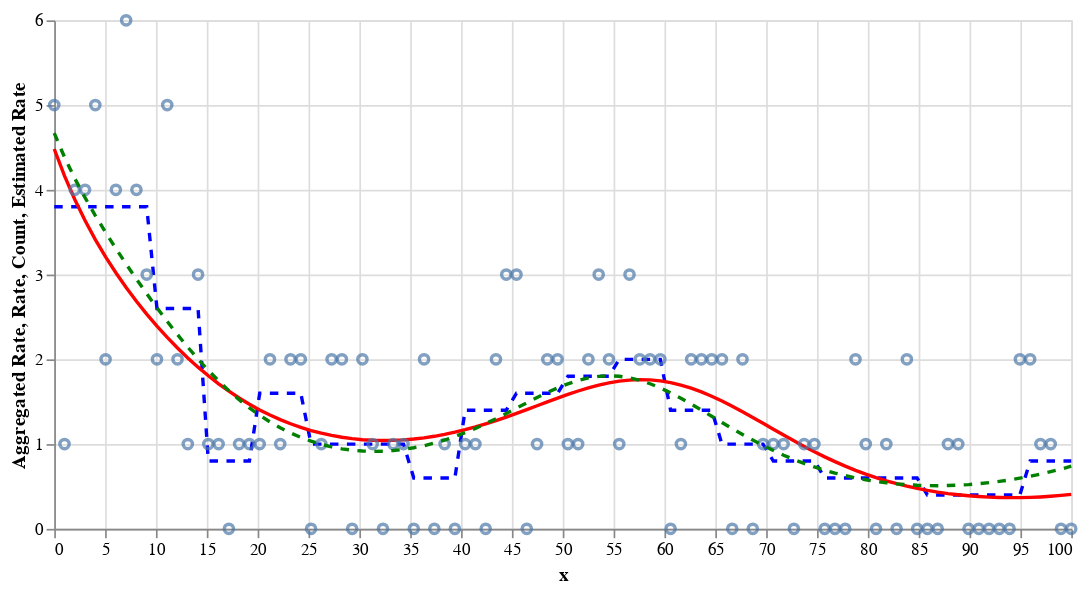

Notebook cell for this chart:
### Code cell
df_plot['rate_est'] = df_sum['mean'].values

rate = (
  alt.Chart(df_plot)
  .mark_line(color='red')
  .encode(
		x=alt.X('x', title='x'),
		y=alt.Y('rate', title='Rate'),
	)
)

rate_est = (
  alt.Chart(df_plot)
	.mark_line(color='green', strokeDash=[5, 5])  # Changed
	.encode(
		x=alt.X('x', title='x'),
		y=alt.Y('rate_est', title='Estimated Rate'),
	)
)

count = alt.Chart(df_plot).mark_point().encode(
	x=alt.X('x', title='x'),
	y=alt.Y('y', title='Count'),
)

rate_agg = (
  alt.Chart(df_plot)
  .mark_line(color='blue', strokeDash=[5, 5])  # Changed color and added dashed line to distinguish
  .encode(
		x=alt.X('x', title='x'),
		y=alt.Y('rate_agg', title='Aggregated Rate'),
	)
)

(rate_agg + rate + count + rate_est).properties(width=600)

### Figure 1 — Vega-Lite specification as saved in the notebook (floating-point values rounded to 4 significant figures)
{"config": {"view": {"continuousWidth": 300, "continuousHeight": 300}}, "layer": [{"mark": {"type": "line", "color": "blue", "strokeDash": [5, 5]}, "encoding": {"x": {"field": "x", "title": "x", "type": "quantitative"}, "y": {"field": "rate_agg", "title": "Aggregated Rate", "type": "quantitative"}}}, {"mark": {"type": "line", "color": "red"}, "encoding": {"x": {"field": "x", "title": "x", "type": "quantitative"}, "y": {"field": "rate", "title": "Rate", "type": "quantitative"}}}, {"mark": {"type": "point"}, "encoding": {"x": {"field": "x", "title": "x", "type": "quantitative"}, "y": {"field": "y", "title": "Count", "type": "quantitative"}}}, {"mark": {"type": "line", "color": "green", "strokeDash": [5, 5]}, "encoding": {"x": {"field": "x", "title": "x", "type": "quantitative"}, "y": {"field": "rate_est", "title": "Estimated Rate", "type": "quantitative"}}}], "data": {"name": "data-a94fd84e2af83c9605d53858061dd8cf"}, "width": 600, "$schema": "https://vega.github.io/schema/vega-lite/v5.20.1.json", "datasets": {"data-a94fd84e2af83c9605d53858061dd8cf": [{"x": 0.0, "log_exposure": 1.0, "f": 0.5, "rate": 4.482, "y": 5, "y_agg": 19, "N": 5, "rate_agg": 3.8, "rate_est": 4.669}, {"x": 1.01, "log_exposure": 0.9039, "f": 0.5227, "rate": 4.165, "y": 1, "y_agg": 19, "N": 5, "rate_agg": 3.8, "rate_est": 4.385}, {"x": 2.02, "log_exposure": 0.8171, "f": 0.5403, "rate": 3.886, "y": 4, "y_agg": 19, "N": 5, "rate_agg": 3.8, "rate_est": 4.134}, {"x": 3.03, "log_exposure": 0.7386, "f": 0.5527, "rate": 3.637, "y": 4, "y_agg": 19, "N": 5, "rate_agg": 3.8, "rate_est": 3.907}, {"x": 4.04, "log_exposure": 0.6676, "f": 0.5601, "rate": 3.413, "y": 5, "y_agg": 19, "N": 5, "rate_agg": 3.8, "rate_est": 3.697}, {"x": 5.051, "log_exposure": 0.6035, "f": 0.5625, "rate": 3.209, "y": 2, "y_agg": 19, "N": 5, "rate_agg": 3.8, "rate_est": 3.498}, {"x": 6.061, "log_exposure": 0.5455, "f": 0.5602, "rate": 3.021, "y": 4, "y_agg": 19, "N": 5, "rate_agg": 3.8, "rate_est": 3.308}, {"x": 7.071, "log_exposure": 0.4931, "f": 0.5532, "rate": 2.847, "y": 6, "y_agg": 19, "N": 5, "rate_agg": 3.8, "rate_est": 3.125}, {"x": 8.081, "log_exposure": 0.4457, "f": 0.542, "rate": 2.685, "y": 4, "y_agg": 19, "N": 5, "rate_agg": 3.8, "rate_est": 2.948}, {"x": 9.091, "log_exposure": 0.4029, "f": 0.5268, "rate": 2.534, "y": 3, "y_agg": 19, "N": 5, "rate_agg": 3.8, "rate_est": 2.775}, {"x": 10.1, "log_exposure": 0.3642, "f": 0.5078, "rate": 2.392, "y": 2, "y_agg": 13, "N": 5, "rate_agg": 2.6, "rate_est": 2.608}, {"x": 11.11, "log_exposure": 0.3292, "f": 0.4855, "rate": 2.259, "y": 5, "y_agg": 13, "N": 5, "rate_agg": 2.6, "rate_est": 2.447}, {"x": 12.12, "log_exposure": 0.2976, "f": 0.4603, "rate": 2.134, "y": 2, "y_agg": 13, "N": 5, "rate_agg": 2.6, "rate_est": 2.292}, {"x": 13.13, "log_exposure": 0.269, "f": 0.4326, "rate": 2.017, "y": 1, "y_agg": 13, "N": 5, "rate_agg": 2.6, "rate_est": 2.143}, {"x": 14.14, "log_exposure": 0.2431, "f": 0.4028, "rate": 1.908, "y": 3, "y_agg": 13, "N": 5, "rate_agg": 2.6, "rate_est": 2.003}, {"x": 15.15, "log_exposure": 0.2198, "f": 0.3714, "rate": 1.806, "y": 1, "y_agg": 4, "N": 5, "rate_agg": 0.8, "rate_est": 1.87}, {"x": 16.16, "log_exposure": 0.1987, "f": 0.3388, "rate": 1.712, "y": 1, "y_agg": 4, "N": 5, "rate_agg": 0.8, "rate_est": 1.746}, {"x": 17.17, "log_exposure": 0.1796, "f": 0.3055, "rate": 1.624, "y": 0, "y_agg": 4, "N": 5, "rate_agg": 0.8, "rate_est": 1.63}, {"x": 18.18, "log_exposure": 0.1623, "f": 0.272, "rate": 1.544, "y": 1, "y_agg": 4, "N": 5, "rate_agg": 0.8, "rate_est": 1.524}, {"x": 19.19, "log_exposure": 0.1467, "f": 0.2388, "rate": 1.47, "y": 1, "y_agg": 4, "N": 5, "rate_agg": 0.8, "rate_est": 1.427}, {"x": 20.2, "log_exposure": 0.1326, "f": 0.2062, "rate": 1.403, "y": 1, "y_agg": 8, "N": 5, "rate_agg": 1.6, "rate_est": 1.34}, {"x": 21.21, "log_exposure": 0.1199, "f": 0.1748, "rate": 1.343, "y": 2, "y_agg": 8, "N": 5, "rate_agg": 1.6, "rate_est": 1.262}, {"x": 22.22, "log_exposure": 0.1084, "f": 0.1449, "rate": 1.288, "y": 1, "y_agg": 8, "N": 5, "rate_agg": 1.6, "rate_est": 1.192}, {"x": 23.23, "log_exposure": 0.09796, "f": 0.117, "rate": 1.24, "y": 2, "y_agg": 8, "N": 5, "rate_agg": 1.6, "rate_est": 1.131}, {"x": 24.24, "log_exposure": 0.08855, "f": 0.09141, "rate": 1.197, "y": 2, "y_agg": 8, "N": 5, "rate_agg": 1.6, "rate_est": 1.079}, {"x": 25.25, "log_exposure": 0.08004, "f": 0.06845, "rate": 1.16, "y": 0, "y_agg": 5, "N": 5, "rate_agg": 1.0, "rate_est": 1.034}, {"x": 26.26, "log_exposure": 0.07235, "f": 0.04843, "rate": 1.128, "y": 1, "y_agg": 5, "N": 5, "rate_agg": 1.0, "rate_est": 0.997}, {"x": 27.27, "log_exposure": 0.0654, "f": 0.03161, "rate": 1.102, "y": 2, "y_agg": 5, "N": 5, "rate_agg": 1.0, "rate_est": 0.967}, {"x": 28.28, "log_exposure": 0.05911, "f": 0.01822, "rate": 1.08, "y": 2, "y_agg": 5, "N": 5, "rate_agg": 1.0, "rate_est": 0.944}, {"x": 29.29, "log_exposure": 0.05343, "f": 0.008411, "rate": 1.064, "y": 0, "y_agg": 5, "N": 5, "rate_agg": 1.0, "rate_est": 0.928}, {"x": 30.3, "log_exposure": 0.0483, "f": 0.002319, "rate": 1.052, "y": 2, "y_agg": 5, "N": 5, "rate_agg": 1.0, "rate_est": 0.918}, {"x": 31.31, "log_exposure": 0.04366, "f": 1.981e-05, "rate": 1.045, "y": 1, "y_agg": 5, "N": 5, "rate_agg": 1.0, "rate_est": 0.914}, {"x": 32.32, "log_exposure": 0.03947, "f": 0.001542, "rate": 1.042, "y": 0, "y_agg": 5, "N": 5, "rate_agg": 1.0, "rate_est": 0.916}, {"x": 33.33, "log_exposure": 0.03567, "f": 0.006867, "rate": 1.043, "y": 1, "y_agg": 5, "N": 5, "rate_agg": 1.0, "rate_est": 0.924}, {"x": 34.34, "log_exposure": 0.03225, "f": 0.01593, "rate": 1.049, "y": 1, "y_agg": 5, "N": 5, "rate_agg": 1.0, "rate_est": 0.937}, {"x": 35.35, "log_exposure": 0.02915, "f": 0.0286, "rate": 1.059, "y": 0, "y_agg": 3, "N": 5, "rate_agg": 0.6, "rate_est": 0.957}, {"x": 36.36, "log_exposure": 0.02635, "f": 0.04474, "rate": 1.074, "y": 2, "y_agg": 3, "N": 5, "rate_agg": 0.6, "rate_est": 0.981}, {"x": 37.37, "log_exposure": 0.02382, "f": 0.06412, "rate": 1.092, "y": 0, "y_agg": 3, "N": 5, "rate_agg": 0.6, "rate_est": 1.012}, {"x": 38.38, "log_exposure": 0.02153, "f": 0.08651, "rate": 1.114, "y": 1, "y_agg": 3, "N": 5, "rate_agg": 0.6, "rate_est": 1.047}, {"x": 39.39, "log_exposure": 0.01946, "f": 0.1116, "rate": 1.14, "y": 0, "y_agg": 3, "N": 5, "rate_agg": 0.6, "rate_est": 1.089}, {"x": 40.4, "log_exposure": 0.01759, "f": 0.1391, "rate": 1.17, "y": 1, "y_agg": 7, "N": 5, "rate_agg": 1.4, "rate_est": 1.135}, {"x": 41.41, "log_exposure": 0.0159, "f": 0.1686, "rate": 1.203, "y": 1, "y_agg": 7, "N": 5, "rate_agg": 1.4, "rate_est": 1.186}, {"x": 42.42, "log_exposure": 0.01437, "f": 0.1997, "rate": 1.239, "y": 0, "y_agg": 7, "N": 5, "rate_agg": 1.4, "rate_est": 1.241}, {"x": 43.43, "log_exposure": 0.01299, "f": 0.2321, "rate": 1.278, "y": 2, "y_agg": 7, "N": 5, "rate_agg": 1.4, "rate_est": 1.299}, {"x": 44.44, "log_exposure": 0.01174, "f": 0.2652, "rate": 1.319, "y": 3, "y_agg": 7, "N": 5, "rate_agg": 1.4, "rate_est": 1.361}, {"x": 45.45, "log_exposure": 0.01062, "f": 0.2987, "rate": 1.363, "y": 3, "y_agg": 8, "N": 5, "rate_agg": 1.6, "rate_est": 1.424}, {"x": 46.46, "log_exposure": 0.009595, "f": 0.3321, "rate": 1.407, "y": 0, "y_agg": 8, "N": 5, "rate_agg": 1.6, "rate_est": 1.487}, {"x": 47.47, "log_exposure": 0.008674, "f": 0.3648, "rate": 1.453, "y": 1, "y_agg": 8, "N": 5, "rate_agg": 1.6, "rate_est": 1.55}, {"x": 48.48, "log_exposure": 0.00784, "f": 0.3965, "rate": 1.498, "y": 2, "y_agg": 8, "N": 5, "rate_agg": 1.6, "rate_est": 1.609}, {"x": 49.49, "log_exposure": 0.007087, "f": 0.4267, "rate": 1.543, "y": 2, "y_agg": 8, "N": 5, "rate_agg": 1.6, "rate_est": 1.663}, {"x": 50.51, "log_exposure": 0.006406, "f": 0.4549, "rate": 1.586, "y": 1, "y_agg": 9, "N": 5, "rate_agg": 1.8, "rate_est": 1.711}, {"x": 51.52, "log_exposure": 0.005791, "f": 0.4806, "rate": 1.626, "y": 1, "y_agg": 9, "N": 5, "rate_agg": 1.8, "rate_est": 1.751}, {"x": 52.53, "log_exposure": 0.005234, "f": 0.5035, "rate": 1.663, "y": 2, "y_agg": 9, "N": 5, "rate_agg": 1.8, "rate_est": 1.781}, {"x": 53.54, "log_exposure": 0.004731, "f": 0.5232, "rate": 1.695, "y": 3, "y_agg": 9, "N": 5, "rate_agg": 1.8, "rate_est": 1.799}, {"x": 54.55, "log_exposure": 0.004277, "f": 0.5392, "rate": 1.722, "y": 2, "y_agg": 9, "N": 5, "rate_agg": 1.8, "rate_est": 1.806}, {"x": 55.56, "log_exposure": 0.003866, "f": 0.5513, "rate": 1.742, "y": 1, "y_agg": 10, "N": 5, "rate_agg": 2.0, "rate_est": 1.8}, {"x": 56.57, "log_exposure": 0.003494, "f": 0.5591, "rate": 1.755, "y": 3, "y_agg": 10, "N": 5, "rate_agg": 2.0, "rate_est": 1.782}, {"x": 57.58, "log_exposure": 0.003159, "f": 0.5624, "rate": 1.76, "y": 2, "y_agg": 10, "N": 5, "rate_agg": 2.0, "rate_est": 1.753}, {"x": 58.59, "log_exposure": 0.002855, "f": 0.561, "rate": 1.757, "y": 2, "y_agg": 10, "N": 5, "rate_agg": 2.0, "rate_est": 1.712}, {"x": 59.6, "log_exposure": 0.002581, "f": 0.5546, "rate": 1.746, "y": 2, "y_agg": 10, "N": 5, "rate_agg": 2.0, "rate_est": 1.662}, {"x": 60.61, "log_exposure": 0.002333, "f": 0.5432, "rate": 1.726, "y": 0, "y_agg": 7, "N": 5, "rate_agg": 1.4, "rate_est": 1.605}, {"x": 61.62, "log_exposure": 0.002109, "f": 0.5267, "rate": 1.697, "y": 1, "y_agg": 7, "N": 5, "rate_agg": 1.4, "rate_est": 1.541}, {"x": 62.63, "log_exposure": 0.001906, "f": 0.505, "rate": 1.66, "y": 2, "y_agg": 7, "N": 5, "rate_agg": 1.4, "rate_est": 1.472}, {"x": 63.64, "log_exposure": 0.001723, "f": 0.4783, "rate": 1.616, "y": 2, "y_agg": 7, "N": 5, "rate_agg": 1.4, "rate_est": 1.401}, {"x": 64.65, "log_exposure": 0.001558, "f": 0.4465, "rate": 1.565, "y": 2, "y_agg": 7, "N": 5, "rate_agg": 1.4, "rate_est": 1.328}, {"x": 65.66, "log_exposure": 0.001408, "f": 0.4098, "rate": 1.509, "y": 2, "y_agg": 5, "N": 5, "rate_agg": 1.0, "rate_est": 1.255}, {"x": 66.67, "log_exposure": 0.001273, "f": 0.3684, "rate": 1.447, "y": 0, "y_agg": 5, "N": 5, "rate_agg": 1.0, "rate_est": 1.183}, {"x": 67.68, "log_exposure": 0.00115, "f": 0.3225, "rate": 1.382, "y": 2, "y_agg": 5, "N": 5, "rate_agg": 1.0, "rate_est": 1.114}, {"x": 68.69, "log_exposure": 0.00104, "f": 0.2724, "rate": 1.315, "y": 0, "y_agg": 5, "N": 5, "rate_agg": 1.0, "rate_est": 1.047}, {"x": 69.7, "log_exposure": 0.0009399, "f": 0.2185, "rate": 1.245, "y": 1, "y_agg": 5, "N": 5, "rate_agg": 1.0, "rate_est": 0.984}, {"x": 70.71, "log_exposure": 0.0008496, "f": 0.161, "rate": 1.176, "y": 1, "y_agg": 4, "N": 5, "rate_agg": 0.8, "rate_est": 0.925}, {"x": 71.72, "log_exposure": 0.000768, "f": 0.1004, "rate": 1.106, "y": 1, "y_agg": 4, "N": 5, "rate_agg": 0.8, "rate_est": 0.869}, {"x": 72.73, "log_exposure": 0.0006942, "f": 0.03712, "rate": 1.039, "y": 0, "y_agg": 4, "N": 5, "rate_agg": 0.8, "rate_est": 0.818}, {"x": 73.74, "log_exposure": 0.0006275, "f": -0.02833, "rate": 0.9727, "y": 1, "y_agg": 4, "N": 5, "rate_agg": 0.8, "rate_est": 0.772}, {"x": 74.75, "log_exposure": 0.0005672, "f": -0.09547, "rate": 0.9095, "y": 1, "y_agg": 4, "N": 5, "rate_agg": 0.8, "rate_est": 0.73}, {"x": 75.76, "log_exposure": 0.0005127, "f": -0.1638, "rate": 0.8494, "y": 0, "y_agg": 3, "N": 5, "rate_agg": 0.6, "rate_est": 0.692}, {"x": 76.77, "log_exposure": 0.0004635, "f": -0.2327, "rate": 0.7927, "y": 0, "y_agg": 3, "N": 5, "rate_agg": 0.6, "rate_est": 0.658}, {"x": 77.78, "log_exposure": 0.0004189, "f": -0.3018, "rate": 0.7398, "y": 0, "y_agg": 3, "N": 5, "rate_agg": 0.6, "rate_est": 0.628}, {"x": 78.79, "log_exposure": 0.0003787, "f": -0.3703, "rate": 0.6908, "y": 2, "y_agg": 3, "N": 5, "rate_agg": 0.6, "rate_est": 0.601}, {"x": 79.8, "log_exposure": 0.0003423, "f": -0.4378, "rate": 0.6457, "y": 1, "y_agg": 3, "N": 5, "rate_agg": 0.6, "rate_est": 0.579}, {"x": 80.81, "log_exposure": 0.0003094, "f": -0.5037, "rate": 0.6045, "y": 0, "y_agg": 3, "N": 5, "rate_agg": 0.6, "rate_est": 0.559}, {"x": 81.82, "log_exposure": 0.0002797, "f": -0.5675, "rate": 0.5671, "y": 1, "y_agg": 3, "N": 5, "rate_agg": 0.6, "rate_est": 0.544}, {"x": 82.83, "log_exposure": 0.0002528, "f": -0.6286, "rate": 0.5335, "y": 0, "y_agg": 3, "N": 5, "rate_agg": 0.6, "rate_est": 0.531}, {"x": 83.84, "log_exposure": 0.0002285, "f": -0.6865, "rate": 0.5035, "y": 2, "y_agg": 3, "N": 5, "rate_agg": 0.6, "rate_est": 0.521}, {"x": 84.85, "log_exposure": 0.0002066, "f": -0.7407, "rate": 0.4769, "y": 0, "y_agg": 3, "N": 5, "rate_agg": 0.6, "rate_est": 0.514}, {"x": 85.86, "log_exposure": 0.0001867, "f": -0.7908, "rate": 0.4536, "y": 0, "y_agg": 2, "N": 5, "rate_agg": 0.4, "rate_est": 0.511}, {"x": 86.87, "log_exposure": 0.0001688, "f": -0.8363, "rate": 0.4334, "y": 0, "y_agg": 2, "N": 5, "rate_agg": 0.4, "rate_est": 0.509}, {"x": 87.88, "log_exposure": 0.0001526, "f": -0.8768, "rate": 0.4162, "y": 1, "y_agg": 2, "N": 5, "rate_agg": 0.4, "rate_est": 0.511}, {"x": 88.89, "log_exposure": 0.0001379, "f": -0.9121, "rate": 0.4017, "y": 1, "y_agg": 2, "N": 5, "rate_agg": 0.4, "rate_est": 0.515}, {"x": 89.9, "log_exposure": 0.0001247, "f": -0.9417, "rate": 0.39, "y": 0, "y_agg": 2, "N": 5, "rate_agg": 0.4, "rate_est": 0.522}, {"x": 90.91, "log_exposure": 0.0001127, "f": -0.9654, "rate": 0.3809, "y": 0, "y_agg": 2, "N": 5, "rate_agg": 0.4, "rate_est": 0.532}, {"x": 91.92, "log_exposure": 0.0001019, "f": -0.9831, "rate": 0.3742, "y": 0, "y_agg": 2, "N": 5, "rate_agg": 0.4, "rate_est": 0.545}, {"x": 92.93, "log_exposure": 9.207e-05, "f": -0.9946, "rate": 0.3699, "y": 0, "y_agg": 2, "N": 5, "rate_agg": 0.4, "rate_est": 0.56}, {"x": 93.94, "log_exposure": 8.323e-05, "f": -0.9997, "rate": 0.368, "y": 0, "y_agg": 2, "N": 5, "rate_agg": 0.4, "rate_est": 0.577}, {"x": 94.95, "log_exposure": 7.523e-05, "f": -0.9985, "rate": 0.3685, "y": 2, "y_agg": 2, "N": 5, "rate_agg": 0.4, "rate_est": 0.598}, {"x": 95.96, "log_exposure": 6.8e-05, "f": -0.9909, "rate": 0.3713, "y": 2, "y_agg": 4, "N": 5, "rate_agg": 0.8, "rate_est": 0.621}, {"x": 96.97, "log_exposure": 6.147e-05, "f": -0.977, "rate": 0.3765, "y": 1, "y_agg": 4, "N": 5, "rate_agg": 0.8, "rate_est": 0.646}, {"x": 97.98, "log_exposure": 5.556e-05, "f": -0.9569, "rate": 0.3841, "y": 1, "y_agg": 4, "N": 5, "rate_agg": 0.8, "rate_est": 0.675}, {"x": 98.99, "log_exposure": 5.023e-05, "f": -0.9308, "rate": 0.3942, "y": 0, "y_agg": 4, "N": 5, "rate_agg": 0.8, "rate_est": 0.705}, {"x": 100.0, "log_exposure": 4.54e-05, "f": -0.899, "rate": 0.407, "y": 0, "y_agg": 4, "N": 5, "rate_agg": 0.8, "rate_est": 0.739}]}}
